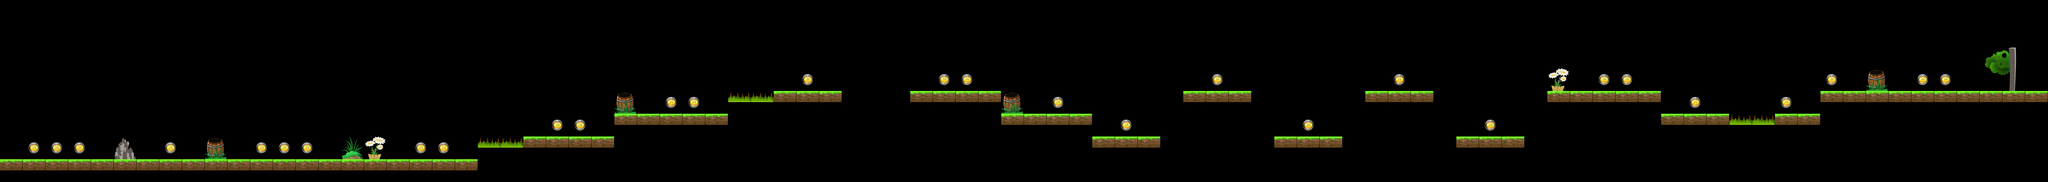

This is a level from a 2D game, rendered from its Tiled map with the project's own tilesets. A one-line summary and the map file follow, with tile-layer data summarised:
An orthogonal 90x8 tile map with 80x80 px tiles, 1 tile layer (Level).

<map version="1.0" orientation="orthogonal" width="90" height="8" tilewidth="80" tileheight="80">
 <properties>
  <property name="StartDirection" value="1" />
 </properties>
 <tileset firstgid="1" name="Untitled" tilewidth="80" tileheight="80">
  <image source="tileset0.png" width="640" height="320" />
 </tileset>
 <layer name="Level" width="90" height="8">
  <data>[720 cells, 124 non-empty, 12 distinct tile ids]</data>
 </layer>
</map>
